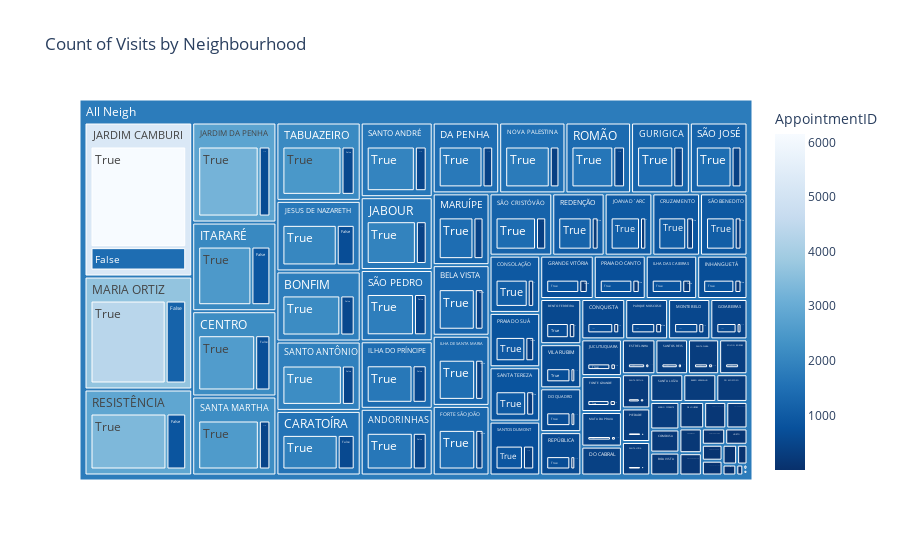

This figure's notebook cell:
### Code cell
pivot = df_noshow.pivot_table(values='AppointmentID', index=['Neighbourhood','Showed_up'], aggfunc='count').reset_index()

pivot

fig = px.treemap(data_frame=pivot, 
                 path=[px.Constant('All Neigh'),'Neighbourhood','Showed_up'],
                 values='AppointmentID', 
                 title='Count of Visits by Neighbourhood',
                 color='AppointmentID',
                 color_continuous_scale=px.colors.sequential.Blues_r)

fig.show()

### Figure 1 — Plotly figure (JSON) as saved in the notebook; plotly's stock layout.template omitted (floating-point values rounded to 4 significant figures; data arrays with more than 128 entries replaced by an {"elided": "..."} marker saying what was removed)
{"data": [{"branchvalues": "total", "customdata": {"elided": "242x1 float values"}, "domain": {"x": [0, 1], "y": [0, 1]}, "hovertemplate": "labels=%{label}<br>AppointmentID_sum=%{value}<br>parent=%{parent}<br>id=%{id}<br>AppointmentID=%{color}<extra></extra>", "ids": {"elided": "242 str values"}, "labels": {"elided": "242 str values"}, "marker": {"coloraxis": "coloraxis", "colors": {"elided": "242 float values"}}, "name": "", "parents": {"elided": "242 str values"}, "type": "treemap", "values": {"elided": "242 int values"}}], "layout": {"coloraxis": {"colorbar": {"title": {"text": "AppointmentID"}}, "colorscale": [[0, "rgb(8,48,107)"], [0.125, "rgb(8,81,156)"], [0.25, "rgb(33,113,181)"], [0.375, "rgb(66,146,198)"], [0.5, "rgb(107,174,214)"], [0.625, "rgb(158,202,225)"], [0.75, "rgb(198,219,239)"], [0.875, "rgb(222,235,247)"], [1, "rgb(247,251,255)"]]}, "legend": {"tracegroupgap": 0}, "title": {"text": "Count of Visits by Neighbourhood"}}}
